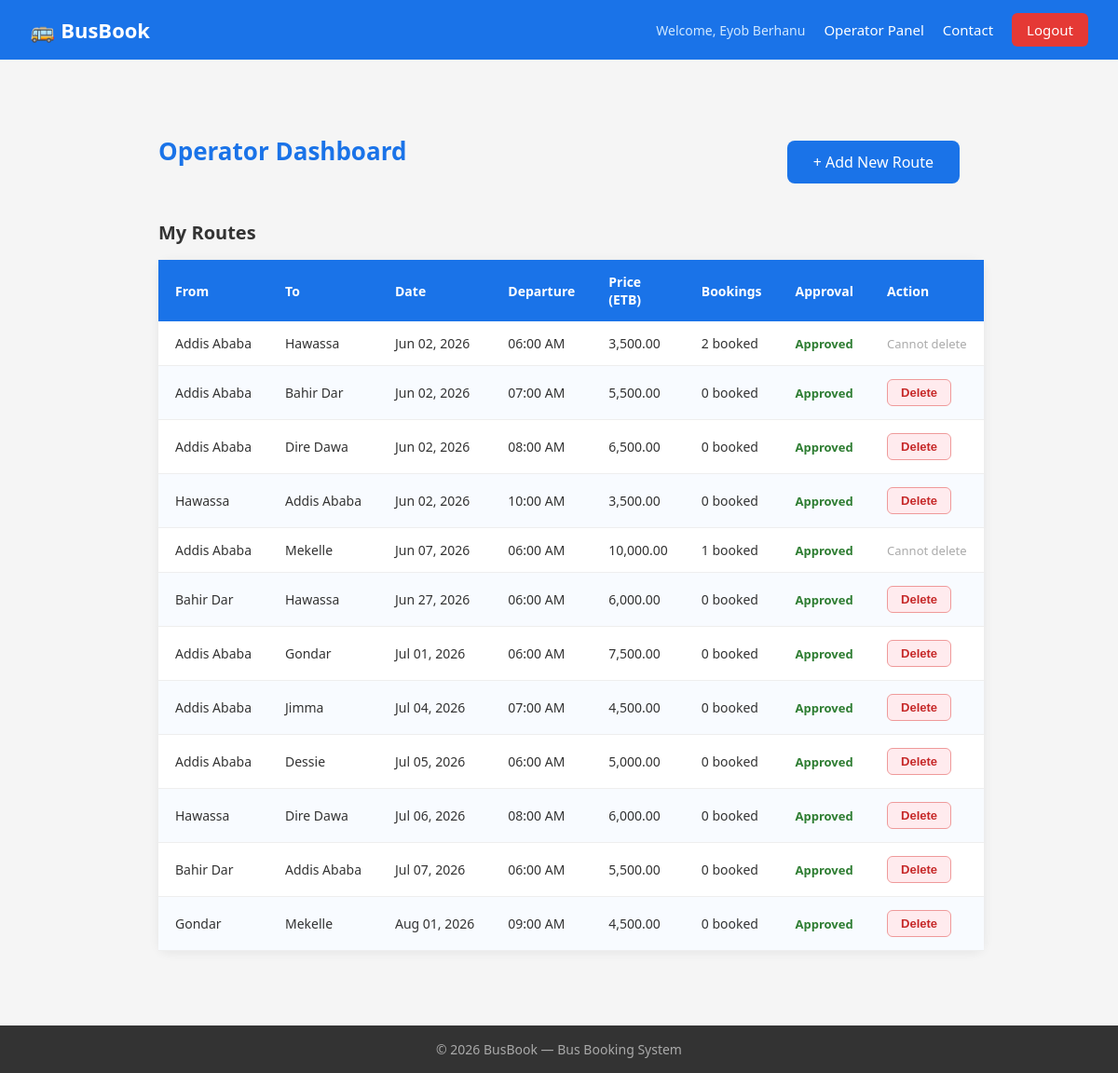
The app's page /public/index.php?page=operator (signed in) with its own data.
### tables this page shows
CREATE TABLE `routes` (
  `id` int(11) NOT NULL,
  `from_city` varchar(100) NOT NULL,
  `to_city` varchar(100) NOT NULL,
  `departure_time` datetime NOT NULL,
  `price` decimal(10,2) NOT NULL,
  `operator_id` int(11) NOT NULL,
  `approval_status` enum('pending','approved','rejected') NOT NULL DEFAULT 'pending',
  `bus_id` int(11) DEFAULT NULL,
  `created_at` timestamp NOT NULL DEFAULT current_timestamp()
);

### core/Controller.php (called while the page is built, shortened)
<?php
class Controller {
    protected function render($view, $data = []) {
        extract($data);
        $viewPath = __DIR__ . '/../app/views/' . $view . '.php';
        require_once __DIR__ . '/../app/views/layouts/header.php';
        require        $viewPath;
        require_once __DIR__ . '/../app/views/layouts/footer.php';
    }
}

### app/controllers/OperatorController.php (called while the page is built, shortened)
<?php
class OperatorController extends Controller {
    private $routeModel;
    public function __construct() {
        require_once __DIR__ . '/../models/Route.php';
        $this->routeModel = new Route();
    }
    public function dashboard() {
        $operatorId = $_SESSION['user_id'];
        $routes     = $this->routeModel->getByOperator($operatorId);
        $this->render('operator/dashboard', [
            'routes' => $routes
        ]);
    }
}

### public/index.php (called while the page is built, shortened)
<?php
require_once __DIR__ . '/../core/Database.php';
require_once __DIR__ . '/../core/Controller.php';
$router = new Router();
$router->get('home',      'AuthController', 'showHome');
$router->get('login',     'AuthController', 'showLogin');
$router->get('register',  'AuthController', 'showRegister');
$router->get('logout',    'AuthController', 'logout');
$router->post('login',    'AuthController', 'login');
$router->post('register', 'AuthController', 'register');
$router->get('contact',  'ContactController', 'showContact');
$router->post('contact', 'ContactController', 'handleContact');
$router->get('admin-messages', 'AdminController', 'manageMessages');
$router->get('search',          'RouteController',  'showSearch');
$router->post('search',         'RouteController',  'handleSearch');
$router->get('seats',           'BookingController', 'showSeats');
$router->post('book',           'BookingController', 'handleBooking');
$router->get('dashboard',       'BookingController', 'passengerDashboard');
$router->get('dismiss-pending', 'BookingController', 'dismissPending');
$router->post('cancel-booking', 'BookingController', 'cancelBooking');
$router->get('operator',        'OperatorController', 'dashboard');
$router->get('operator-add',    'OperatorController', 'showAddRoute');
$router->post('operator-add',   'OperatorController', 'handleAddRoute');
$router->get('operator-delete', 'OperatorController', 'deleteRoute');
$router->get('admin',               'AdminController', 'dashboard');
$router->get('admin-users',         'AdminController', 'manageUsers');
$router->get('admin-suspend',       'AdminController', 'suspendUser');
$router->get('admin-activate',      'AdminController', 'activateUser');
$router->get('admin-routes',        'AdminController', 'manageRoutes');
$router->get('admin-approve-route', 'AdminController', 'approveRoute');
$router->get('admin-reject-route',  'AdminController', 'rejectRoute');
$router->get('admin-delete-route',  'AdminController', 'deleteRoute');
$router->get('admin-add-operator',  'AdminController', 'showAddOperator');
$router->post('admin-add-operator', 'AdminController', 'handleAddOperator');
$router->dispatch();

### core/Database.php (called while the page is built, shortened)
<?php
class Database {
    private static $instance = null;
    private $connection;
    private function __construct() {
        $this->connection = new mysqli(DB_HOST, DB_USER, DB_PASS, DB_NAME, DB_PORT);
        $this->connection->set_charset('utf8mb4');
    }
    public static function getInstance() {
        if (self::$instance === null) {
            self::$instance = new Database();
        }
        return self::$instance;
    }
    public function getConnection() {
        return $this->connection;
    }
}

### app/models/Route.php (called while the page is built, shortened)
<?php
class Route {
    private $db;
    public function __construct() {
        $this->db = Database::getInstance()->getConnection();
    }
    public function getByOperator($operatorId) {
        $stmt = $this->db->prepare("
            SELECT r.*, COUNT(b.id) AS total_bookings
            FROM routes r
            LEFT JOIN bookings b ON r.id = b.route_id
                                 AND b.status = 'confirmed'
            WHERE r.operator_id = ?
            GROUP BY r.id
            ORDER BY r.departure_time ASC
        ");
        $stmt->bind_param('i', $operatorId);
        $stmt->execute();
        return $stmt->get_result()->fetch_all(MYSQLI_ASSOC);
    }
}

### app/views/operator/dashboard.php (the view, shortened to what this page needs)
<?php
$routes  = $routes  ?? [];
?>
<div class="dashboard-container">
    <div style="display:flex; justify-content:space-between; align-items:center; margin-bottom:24px;">
        <h2>Operator Dashboard</h2>
        <a href="/bus-booking/public/index.php?page=operator-add"
           class="btn-primary">+ Add New Route</a>
    </div>
    <h3>My Routes</h3>
    <?php if (count($routes) === 0): ?>
        <p class="no-bookings">You have no routes yet. Add your first route!</p>
    <?php else: ?>
        <table class="routes-table">
            <thead>
                <tr>
                    <th>From</th>
                    <th>To</th>
                    <th>Date</th>
                    <th>Departure</th>
                    <th>Price (ETB)</th>
                    <th>Bookings</th>
                    <th>Approval</th>
                    <th>Action</th>
                </tr>
            </thead>
            <tbody>
                <?php foreach ($routes as $route): ?>
                    <tr>
                        <td><?php echo htmlspecialchars($route['from_city']); ?></td>
                        <td><?php echo htmlspecialchars($route['to_city']); ?></td>
                        <td><?php echo date('M d, Y', strtotime($route['departure_time'])); ?></td>
                        <td><?php echo date('h:i A',  strtotime($route['departure_time'])); ?></td>
                        <td><?php echo number_format($route['price'], 2); ?></td>
                        <td><?php echo $route['total_bookings']; ?> booked</td>
                        <td>
                            <?php if ($route['approval_status'] === 'approved'): ?>
                                <span class="status-confirmed">Approved</span>
                            <?php elseif ($route['approval_status'] === 'pending'): ?>
                                <span style="color:#f57c00; font-weight:600; font-size:13px;">
                                    Pending
                                </span>
                            <?php else: ?>
                                <span class="status-cancelled">Rejected</span>
                            <?php endif; ?>
                        </td>
                        <td>
                            <?php if ($route['total_bookings'] == 0): ?>
                                <button class="btn-cancel"
                                        onclick="confirmDelete(<?php echo $route['id']; ?>)">
                                    Delete
                                </button>
                            <?php else: ?>
                                <span style="color:#aaa; font-size:13px;">Cannot delete</span>
                            <?php endif; ?>
                        </td>
                    </tr>
                <?php endforeach; ?>
            </tbody>
        </table>
    <?php endif; ?>
</div>

### public/css/style.css (style rules this page uses)
* { margin: 0; padding: 0; box-sizing: border-box; }
body { font-family: "Segoe UI", Tahoma, Geneva, Verdana, sans-serif; background-color: #f5f5f5; color: #333; }
.btn-primary { background-color: #1a73e8; color: white; padding: 12px 28px; border: none; border-radius: 8px; font-size: 16px; cursor: pointer; text-decoration: none; display: inline-block; }
.routes-table { width: 100%; border-collapse: collapse; background: white; border-radius: 12px; box-shadow: 0 2px 12px rgba(0, 0, 0, 0.07); font-size: 14px; }
.routes-table thead tr { background-color: #1a73e8; color: white; }
.routes-table thead th { padding: 14px 18px; text-align: left; font-weight: 600; font-size: 14px; color: white; }
.routes-table tbody tr { border-bottom: 1px solid #eeeeee; background-color: white; }
.routes-table tbody tr:nth-child(even) { background-color: #f8fbff; }
.routes-table tbody td { padding: 14px 18px; color: #333; white-space: nowrap; }
.dashboard-container { max-width: 900px; margin: 0 auto; padding: 40px 20px; }
.dashboard-container h2 { color: #1a73e8; font-size: 26px; margin-bottom: 24px; }
.dashboard-container h3 { font-size: 20px; color: #333; margin-bottom: 16px; margin-top: 32px; }
.status-confirmed { color: #2e7d32; font-weight: 600; font-size: 13px; }
.btn-cancel { background: #ffebee; color: #c62828; border: 1px solid #ef9a9a; padding: 6px 14px; border-radius: 6px; font-size: 13px; cursor: pointer; font-weight: 600; }

### records on screen
routes: from_city "Addis Ababa", to_city "Hawassa", departure_time "Jun 02, 2026", departure_time "06:00 AM", price "3,500.00", total_bookings "2", approval_status "Approved", shows "Cannot delete"
routes: from_city "Addis Ababa", to_city "Bahir Dar", departure_time "Jun 02, 2026", departure_time "07:00 AM", price "5,500.00", total_bookings "0", approval_status "Approved"
routes: from_city "Addis Ababa", to_city "Dire Dawa", departure_time "Jun 02, 2026", departure_time "08:00 AM", price "6,500.00", total_bookings "0", approval_status "Approved"
routes: from_city "Hawassa", to_city "Addis Ababa", departure_time "Jun 02, 2026", departure_time "10:00 AM", price "3,500.00", total_bookings "0", approval_status "Approved"
routes: from_city "Addis Ababa", to_city "Mekelle", departure_time "Jun 07, 2026", departure_time "06:00 AM", price "10,000.00", total_bookings "1", approval_status "Approved", shows "Cannot delete"
routes: from_city "Bahir Dar", to_city "Hawassa", departure_time "Jun 27, 2026", departure_time "06:00 AM", price "6,000.00", total_bookings "0", approval_status "Approved"
routes: from_city "Addis Ababa", to_city "Gondar", departure_time "Jul 01, 2026", departure_time "06:00 AM", price "7,500.00", total_bookings "0", approval_status "Approved"
routes: from_city "Addis Ababa", to_city "Jimma", departure_time "Jul 04, 2026", departure_time "07:00 AM", price "4,500.00", total_bookings "0", approval_status "Approved"
routes: from_city "Addis Ababa", to_city "Dessie", departure_time "Jul 05, 2026", departure_time "06:00 AM", price "5,000.00", total_bookings "0", approval_status "Approved"
routes: from_city "Hawassa", to_city "Dire Dawa", departure_time "Jul 06, 2026", departure_time "08:00 AM", price "6,000.00", total_bookings "0", approval_status "Approved"
routes: from_city "Bahir Dar", to_city "Addis Ababa", departure_time "Jul 07, 2026", departure_time "06:00 AM", price "5,500.00", total_bookings "0", approval_status "Approved"
routes: from_city "Gondar", to_city "Mekelle", departure_time "Aug 01, 2026", departure_time "09:00 AM", price "4,500.00", total_bookings "0", approval_status "Approved"

### other values on screen
$_SESSION['full_name'] "Eyob Berhanu"
